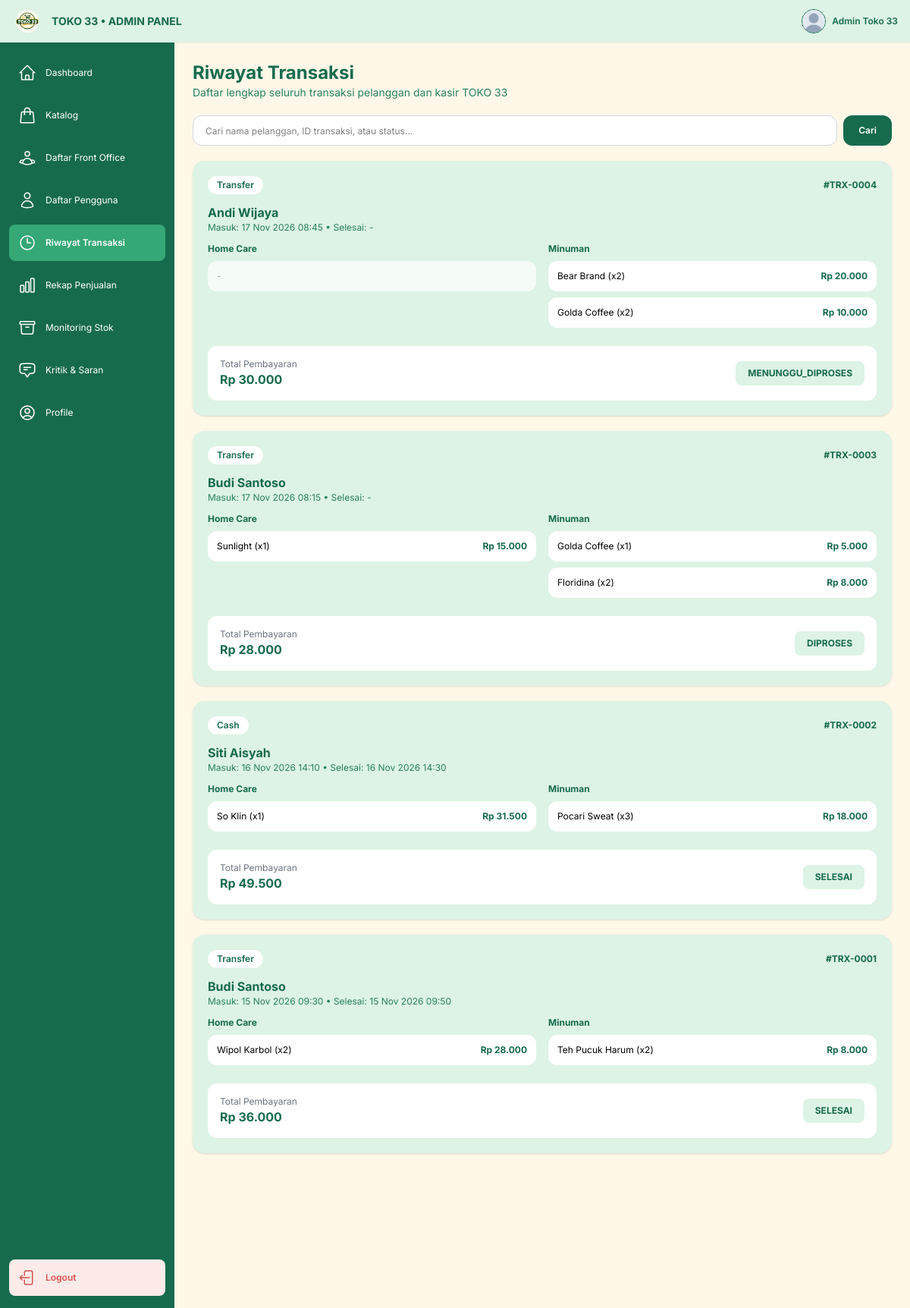
Page /admin/riwayat_transaksi.php (signed in) on the committed database.
### tables this page shows
CREATE TABLE `transaksi` (
  `id_transaksi` int NOT NULL AUTO_INCREMENT,
  `id_user` int DEFAULT NULL,
  `nama_customer` varchar(100) DEFAULT NULL,
  `id_fo` int DEFAULT NULL,
  `tanggal_masuk` datetime DEFAULT NULL,
  `expired_at` datetime DEFAULT NULL,
  `tanggal_diproses` datetime DEFAULT NULL,
  `tanggal_selesai` datetime DEFAULT NULL,
  `tanggal_ditolak` datetime DEFAULT NULL,
  `status` enum('menunggu_pembayaran','menunggu_diproses','diproses','selesai','ditolak','expired') DEFAULT NULL,
  `total_pembayaran` decimal(12,2) DEFAULT NULL,
  `metode_pembayaran` enum('Cash','Transfer','QRIS') DEFAULT NULL,
  `bukti_transfer` varchar(255) DEFAULT NULL,
  PRIMARY KEY (`id_transaksi`),
  KEY `transaksi_ibfk_1` (`id_user`),
  KEY `transaksi_ibfk_2` (`id_fo`),
  CONSTRAINT `transaksi_ibfk_1` FOREIGN KEY (`id_user`) REFERENCES `users` (`id_user`) ON DELETE SET NULL ON UPDATE RESTRICT,
  CONSTRAINT `transaksi_ibfk_2` FOREIGN KEY (`id_fo`) REFERENCES `akun` (`id_akun`) ON DELETE SET NULL ON UPDATE RESTRICT
);

CREATE TABLE `detail_transaksi` (
  `id_detail` int NOT NULL AUTO_INCREMENT,
  `id_transaksi` int DEFAULT NULL,
  `id_produk` int DEFAULT NULL,
  `jumlah` int DEFAULT NULL,
  `harga_satuan` decimal(10,2) DEFAULT NULL,
  `subtotal` decimal(12,2) DEFAULT NULL,
  PRIMARY KEY (`id_detail`),
  KEY `detail_transaksi_ibfk_1` (`id_transaksi`),
  KEY `detail_transaksi_ibfk_2` (`id_produk`),
  CONSTRAINT `detail_transaksi_ibfk_1` FOREIGN KEY (`id_transaksi`) REFERENCES `transaksi` (`id_transaksi`) ON DELETE CASCADE ON UPDATE RESTRICT,
  CONSTRAINT `detail_transaksi_ibfk_2` FOREIGN KEY (`id_produk`) REFERENCES `produk` (`id_produk`) ON DELETE RESTRICT ON UPDATE RESTRICT
);

CREATE TABLE `produk` (
  `id_produk` int NOT NULL AUTO_INCREMENT,
  `kode_produk` varchar(50) DEFAULT NULL,
  `nama_produk` varchar(100) DEFAULT NULL,
  `kategori` enum('homecare','minuman') DEFAULT NULL,
  `harga` decimal(10,2) DEFAULT NULL,
  `stok` int DEFAULT 0,
  `stok_minimum` int DEFAULT 10,
  `tanggal_exp` date DEFAULT NULL,
  `lacak_exp` tinyint(1) DEFAULT 1,
  `deskripsi` text,
  `foto_produk` varchar(250) DEFAULT NULL,
  PRIMARY KEY (`id_produk`)
);

### admin/riwayat_transaksi.php (the view, shortened to what this page needs)
<?php
require_once __DIR__ . "/../api/fo/cek_expired.php";
$q = trim($_GET['q'] ?? '');
$where = "";
$res = mysqli_query($connect, "SELECT t.* FROM transaksi t $where ORDER BY t.id_transaksi DESC");
?>
<!DOCTYPE html>
<html lang="id">
<head>
    <script src="https://cdn.jsdelivr.net/npm/@tailwindcss/browser@4"></script>
</head>
<body class="m-0 p-0 w-full min-h-screen overflow-x-hidden bg-[#F5F5F5]">
    <div class="w-full min-h-screen">
        <header class="bg-[#DDF3E5] sticky top-0 z-30 flex items-center justify-between px-4 h-14 w-full shadow-xs print:hidden">
            <div class="flex items-center gap-3">
                <img src="../asset/logo.png" alt="Logo Toko 33" class="w-10 h-10 object-contain">
                <h1 class="text-[#176B4D] text-sm font-bold">TOKO 33 • ADMIN PANEL</h1>
            </div>
            <a href="profile.php" class="flex items-center gap-2 hover:opacity-85" title="Lihat Profile Admin">
                <?php
                $fotoAdm = $_SESSION['foto_profile'] ?? 'default-profile.png';
                $fotoAdmPath = "../asset/profile/" . basename($fotoAdm);
                ?>
                <img src="<?= htmlspecialchars($fotoAdmPath) ?>" alt="Admin" class="w-8 h-8 rounded-full object-cover border border-[#176B4D] bg-white">
                <span class="text-xs font-semibold text-[#176B4D]"><?= htmlspecialchars($_SESSION['nama'] ?? 'Admin') ?></span>
            </a>
        </header>
        <div class="grid grid-cols-[55px_minmax(0,1fr)] sm:grid-cols-[65px_minmax(0,1fr)] md:grid-cols-[200px_minmax(0,1fr)] lg:grid-cols-[230px_minmax(0,1fr)]">
            <aside class="bg-[#176B4D] text-white flex flex-col justify-between py-4 px-1 sm:px-2 md:px-3 sticky top-14 h-[calc(100vh-56px)] overflow-y-auto shrink-0 print:hidden">
                <nav class="flex flex-col gap-2">
                    <a href="dashboard.php" title="Dashboard" class="flex items-center justify-center md:justify-start gap-3 hover:bg-[#27815F] rounded-lg px-2 md:px-3 py-3">
                        <span class="hidden md:inline text-xs">Dashboard</span>
                    </a>
                    <a href="stock_homecare.php" title="Katalog" class="flex items-center justify-center md:justify-start gap-3 hover:bg-[#27815F] rounded-lg px-2 md:px-3 py-3">
                        <span class="hidden md:inline text-xs">Katalog</span>
                    </a>
                    <a href="daftar_fo.php" title="Daftar Front Office" class="flex items-center justify-center md:justify-start gap-3 hover:bg-[#27815F] rounded-lg px-2 md:px-3 py-3">
                        <span class="hidden md:inline text-xs">Daftar Front Office</span>
                    </a>
                    <a href="daftar_pengguna.php" title="Daftar Pengguna" class="flex items-center justify-center md:justify-start gap-3 hover:bg-[#27815F] rounded-lg px-2 md:px-3 py-3">
                        <span class="hidden md:inline text-xs">Daftar Pengguna</span>
                    </a>
                    <a href="riwayat_transaksi.php" title="Riwayat Transaksi" class="flex items-center justify-center md:justify-start gap-3 bg-[#35A875] font-semibold rounded-lg px-2 md:px-3 py-3">
                        <svg xmlns="http://www.w3.org/2000/svg" fill="none" viewBox="0 0 24 24" stroke-width="1.5" stroke="currentColor" class="size-6"><path stroke-linecap="round" stroke-linejoin="round" d="M12 6v6h4.5m4.5 0a9 9 0 1 1-18 0 9 9 0 0 1 18 0Z" /></svg>
                        <span class="hidden md:inline text-xs">Riwayat Transaksi</span>
                    </a>
                    <a href="rekap_penjualan.php" title="Rekap Penjualan" class="flex items-center justify-center md:justify-start gap-3 hover:bg-[#27815F] rounded-lg px-2 md:px-3 py-3">
                        <span class="hidden md:inline text-xs">Rekap Penjualan</span>
                    </a>
                    <a href="monitoring_stock.php" title="Monitoring Stok" class="flex items-center justify-center md:justify-start gap-3 hover:bg-[#27815F] rounded-lg px-2 md:px-3 py-3">
                        <span class="hidden md:inline text-xs">Monitoring Stok</span>
                    </a>
                    <a href="kritiksaran.php" title="Kritik & Saran" class="flex items-center justify-center md:justify-start gap-3 hover:bg-[#27815F] rounded-lg px-2 md:px-3 py-3">
                        <span class="hidden md:inline text-xs">Kritik & Saran</span>
                    </a>
                    <a href="profile.php" title="Profile" class="flex items-center justify-center md:justify-start gap-3 hover:bg-[#27815F] rounded-lg px-2 md:px-3 py-3">
                        <span class="hidden md:inline text-xs">Profile</span>
                    </a>
                </nav>
                <a href="../api/admin/logout_admin.php" title="Logout" class="flex items-center justify-center md:justify-start gap-3 bg-[#FCEBE9] text-[#D9534F] rounded-lg px-2 md:px-3 py-3 mt-5">
                    <span class="hidden md:inline text-xs font-semibold">Logout</span>
                </a>
            </aside>
            <main class="bg-[#FFF8E9] p-4 sm:p-5 md:p-6 min-w-0">
<div class="mb-5">
    <h2 class="text-xl sm:text-2xl font-bold text-[#176B4D]">Riwayat Transaksi</h2>
    <p class="text-xs sm:text-sm text-[#27815F]">Daftar lengkap seluruh transaksi pelanggan dan kasir TOKO 33</p>
</div>
<form method="GET" action="riwayat_transaksi.php" class="flex gap-2 mb-5">
    <input type="text" name="q" value="<?= htmlspecialchars($q) ?>" placeholder="Cari nama pelanggan, ID transaksi, atau status..." class="flex-1 h-10 px-4 rounded-xl border border-gray-300 bg-white text-xs">
    <button type="submit" class="h-10 px-5 rounded-xl bg-[#176B4D] text-white text-xs font-semibold cursor-pointer">Cari</button>
</form>
<?php while ($res && $t = mysqli_fetch_assoc($res)):
    $id_t = (int) $t['id_transaksi'];
    $qDet = mysqli_query($connect, "SELECT dt.*, p.nama_produk, p.kategori FROM detail_transaksi dt JOIN produk p ON dt.id_produk = p.id_produk WHERE dt.id_transaksi = $id_t");
    $hc = []; $mn = [];
    while ($d = mysqli_fetch_assoc($qDet)) {
        if ($d['kategori'] === 'minuman') $mn[] = $d;
        else $hc[] = $d;
    }
?>
<section class="bg-[#DDF3E5] rounded-2xl p-5 shadow-sm mb-5">
    <div class="flex flex-wrap justify-between items-center gap-2 mb-3">
        <div class="flex items-center gap-2">
            <span class="px-3 py-1 rounded-full bg-white text-[#176B4D] text-xs font-semibold"><?= htmlspecialchars($t['metode_pembayaran'] ?: 'Belum Dibayar') ?></span>
        </div>
        <span class="text-xs font-bold text-[#176B4D]">#TRX-<?= str_pad((string)$id_t, 4, '0', STR_PAD_LEFT) ?></span>
    </div>
    <div class="mb-3">
        <h3 class="text-base font-bold text-[#176B4D]"><?= htmlspecialchars($t['nama_customer']) ?></h3>
        <p class="text-xs text-[#27815F]">Masuk: <?= $t['tanggal_masuk'] ? date('d M Y H:i', strtotime($t['tanggal_masuk'])) : '-' ?> • Selesai: <?= $t['tanggal_selesai'] ? date('d M Y H:i', strtotime($t['tanggal_selesai'])) : '-' ?></p>
    </div>
    <div class="grid grid-cols-1 md:grid-cols-2 gap-4 mb-4 text-xs">
        <div>
            <h4 class="font-bold text-[#176B4D] mb-2">Home Care</h4>
            <?php if (empty($hc)): ?><div class="bg-white/70 rounded-xl p-3 text-gray-400">-</div><?php else: foreach ($hc as $it): ?>
                <div class="bg-white rounded-xl p-3 flex justify-between mb-2">
                    <span><?= htmlspecialchars($it['nama_produk']) ?> (x<?= (int)$it['jumlah'] ?>)</span>
                    <span class="font-bold text-[#176B4D]">Rp <?= number_format((float)$it['subtotal'], 0, ',', '.') ?></span>
                </div>
            <?php endforeach; endif; ?>
        </div>
        <div>
            <h4 class="font-bold text-[#176B4D] mb-2">Minuman</h4>
            <?php if (empty($mn)): ?><div class="bg-white/70 rounded-xl p-3 text-gray-400">-</div><?php else: foreach ($mn as $it): ?>
                <div class="bg-white rounded-xl p-3 flex justify-between mb-2">
                    <span><?= htmlspecialchars($it['nama_produk']) ?> (x<?= (int)$it['jumlah'] ?>)</span>
                    <span class="font-bold text-[#176B4D]">Rp <?= number_format((float)$it['subtotal'], 0, ',', '.') ?></span>
                </div>
            <?php endforeach; endif; ?>
        </div>
    </div>
    <div class="bg-white rounded-xl p-4 flex justify-between items-center">
        <div>
            <p class="text-xs text-gray-500">Total Pembayaran</p>
            <p class="text-base font-bold text-[#176B4D]">Rp <?= number_format((float)$t['total_pembayaran'], 0, ',', '.') ?></p>
        </div>
        <span class="px-4 py-2 rounded-lg bg-[#DDF3E5] text-[#176B4D] text-xs font-bold uppercase"><?= htmlspecialchars($t['status']) ?></span>
    </div>
</section>
<?php endwhile; ?>
            </main>
        </div>
    </div>
</body>
</html>

### admin/riwayat_transaksi.php (style rules this page uses)
body { font-family: 'Inter', sans-serif; }

### rows in the picture
transaksi: metode_pembayaran "Transfer", id_transaksi "0004", nama_customer "Andi Wijaya", tanggal_masuk "17 Nov 2026 08:45", total_pembayaran "30.000", status "MENUNGGU_DIPROSES"
detail_transaksi: id_produk.nama_produk "Bear Brand", jumlah "2", subtotal "20.000"
detail_transaksi: id_produk.nama_produk "Golda Coffee", jumlah "2", subtotal "10.000"
transaksi: metode_pembayaran "Transfer", id_transaksi "0003", nama_customer "Budi Santoso", tanggal_masuk "17 Nov 2026 08:15", total_pembayaran "28.000", status "DIPROSES"
detail_transaksi: id_produk.nama_produk "Sunlight", jumlah "1", subtotal "15.000"
detail_transaksi: id_produk.nama_produk "Golda Coffee", jumlah "1", subtotal "5.000"
detail_transaksi: id_produk.nama_produk "Floridina", jumlah "2", subtotal "8.000"
transaksi: metode_pembayaran "Cash", id_transaksi "0002", nama_customer "Siti Aisyah", tanggal_masuk "16 Nov 2026 14:10", tanggal_selesai "16 Nov 2026 14:30", total_pembayaran "49.500", status "SELESAI"
detail_transaksi: id_produk.nama_produk "So Klin", jumlah "1", subtotal "31.500"
detail_transaksi: id_produk.nama_produk "Pocari Sweat", jumlah "3", subtotal "18.000"
transaksi: metode_pembayaran "Transfer", id_transaksi "0001", nama_customer "Budi Santoso", tanggal_masuk "15 Nov 2026 09:30", tanggal_selesai "15 Nov 2026 09:50", total_pembayaran "36.000", status "SELESAI"
detail_transaksi: id_produk.nama_produk "Wipol Karbol", jumlah "2", subtotal "28.000"
detail_transaksi: id_produk.nama_produk "Teh Pucuk Harum", jumlah "2", subtotal "8.000"

### other values in the picture
$_SESSION['nama'] "Admin Toko 33"
